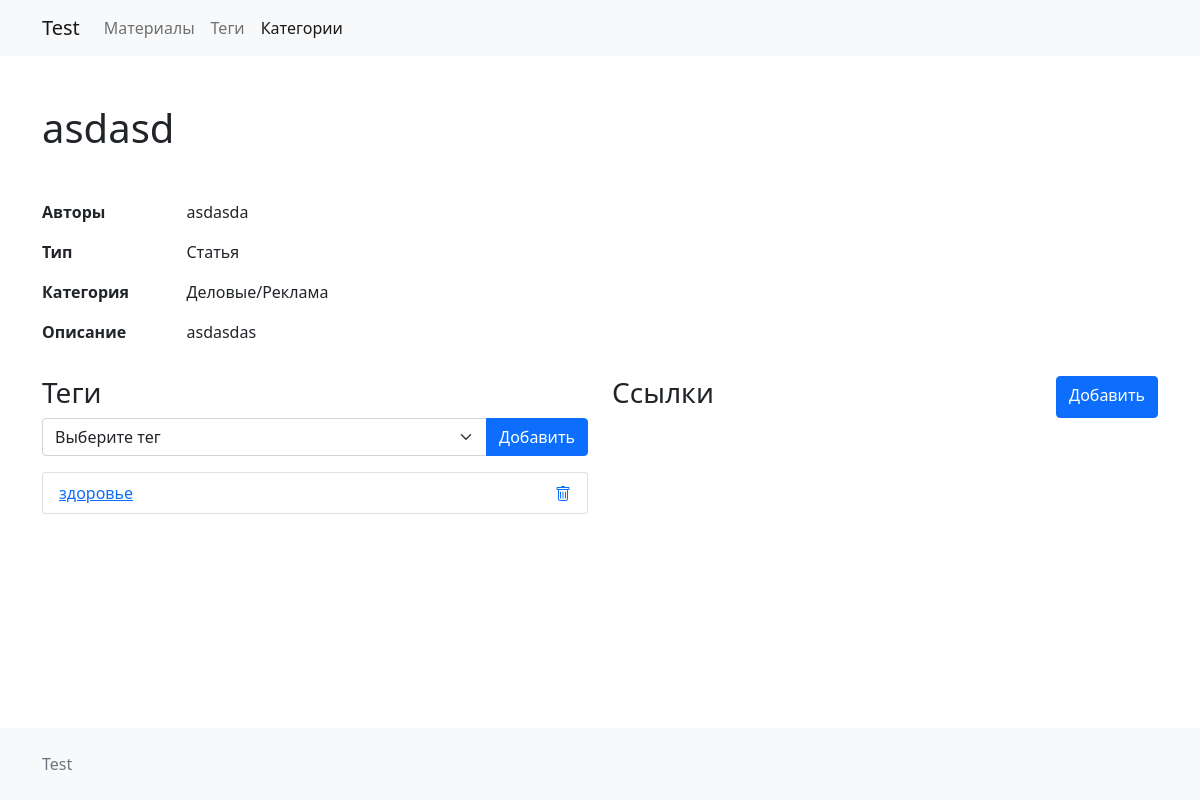
Page /pages/view-material.php?id=54 on the committed database.
### tables this page shows
CREATE TABLE `materials` (
  `id` int NOT NULL AUTO_INCREMENT,
  `name` varchar(200) NOT NULL,
  `author` varchar(200) NOT NULL,
  `type` varchar(45) NOT NULL,
  `category` varchar(200) NOT NULL,
  `description` text NOT NULL,
  `tag` varchar(100) DEFAULT NULL,
  `url_id` int DEFAULT NULL,
  PRIMARY KEY (`id`),
  UNIQUE KEY `id_UNIQUE` (`id`)
);

### connection/Connection.php (called while the page is built, shortened)
<?php
class Connection
{
    public $user = 'root';
    public $password = '';
    public $db = '';
    public function __construct()
    {
        $this->db = new PDO('mysql:host=localhost;dbname=test1', $this->user, $this->password);
    }
    public function leftJoin()
    {
        $this->db = new PDO('mysql:host=localhost;dbname=test1', 'root', '');
        return $items = $this->db->query("SELECT materials.id as material_id, materials.name as material_name, materials.url_id as material_url_id,
	url.id as url_id, url.description as url_description, url.url as url_url FROM materials LEFT JOIN url ON materials.url_id=url.id");
    }
    public function selectById($tableName)
    {
        $id = $_SESSION['id'];
        return $items = $this->db->query("SELECT * FROM $tableName WHERE  `id` = '$id'");
    }
    public function selectByIdMaterials($tableName)
    {
        $id = $_GET['id'] ?? $_SESSION["id"];
        return $item = $this->db->query("SELECT * FROM $tableName WHERE `id`= '$id'");
    }
}

### pages/view-material.php (the view, shortened to what this page needs)
<!doctype html>
<html lang="ru">
<head>
    <link rel="stylesheet" href="../css/bootstrap.min.css">
    <link rel="stylesheet" href="../css/bootstrap-utilities.css">
    <link rel="stylesheet" href="../css/style.css">
</head>
<body>
<div class="main-wrapper">
    <div class="content">
        <?php
        require_once ('../connection/Connection.php');
        ?>
        <?php
        $table = 'materials';
        $res=new Connection();
        $res->selectByIdMaterials($table);
        $item =  $res->selectByIdMaterials($table);
        ?>
        <?php
        foreach ($item
        as $item):
        ?>
        <div class="container">
            <h1 class="my-md-5 my-4"><?= $item['name'] ?></h1>
            <div class="row mb-3">
                <div class="col-lg-6 col-md-8">
                    <div class="d-flex text-break">
                        <p class="col fw-bold mw-25 mw-sm-30 me-2">Авторы</p>
                        <p class="col"><?= $item['author'] ?></p>
                    </div>
                    <div class="d-flex text-break">
                        <p class="col fw-bold mw-25 mw-sm-30 me-2">Тип</p>
                        <p class="col"><?= $item['type'] ?></p>
                    </div>
                    <div class="d-flex text-break">
                        <p class="col fw-bold mw-25 mw-sm-30 me-2">Категория</p>
                        <p class="col"><?= $item['category'] ?></p>
                    </div>
                    <div class="d-flex text-break">
                        <p class="col fw-bold mw-25 mw-sm-30 me-2">Описание</p>
                        <p class="col"><?= $item['description'] ?></p>
                    </div>
                </div>
            </div>
            <?php
            endforeach;
            ?>
            <div class="row">
                <div class="col-md-6">
                    <form>
                        <h3>Теги</h3>
                        <div class="input-group mb-3">
                            <form action="">
                                <select class="form-select" name="tag" id="selectAddTag" aria-label="Добавьте автора">
                                    <option selected>Выберите тег</option>
                                </select>
                            </form>
                            <button class="btn btn-primary" type="submit">Добавить</button>
                        </div>
                    </form>
                    <ul class="list-group mb-4">
                        <?php
                        if (isset($_SESSION["id"])) {
                            $table = 'materials';
                            $res=new Connection();
                            $items=$res->selectById($table);
                        }
                        ?>
                        <?php
                        foreach ($items as $item):
                            ?>
                            <?php
                            if ($item['tag'] != null):
                                ?>
                                <li class="list-group-item list-group-item-action d-flex justify-content-between">
                                    <a href="list-materials.php?tag=<?= $item['tag'] ?>" class="me-3">
                                        <?= $item['tag'] ?>
                                    </a>
                                    <a href="delete.php?tag=<?= $item['tag'] ?>" class="text-decoration-none">
                                    </a></li>
                            <?php endif; ?>
                        <?php endforeach; ?>
                    </ul>
                </div>
                <div class="col-md-6">
                    <div class="d-flex justify-content-between mb-3">
                        <h3>Ссылки</h3>
                        <?php
                        require_once('../connection/Connection.php');
                        ?>
                        <a class="btn btn-primary" href="create-url.php?id=<?= $_SESSION['id'] ?>" role="button">Добавить</a>
                    </div>
                </div>
            </div>
        </div>
    </div>
</div>
</body>

### css/style.css (style rules this page uses)
.main-wrapper { display: flex; flex-direction: column; min-height: 100vh; }
.content { flex: 1 0 auto; }
.mw-25 { max-width: 25%; }
.footer { flex: 0 0 auto; }

### rows in the picture
materials: name "asdasd", author "asdasda", type "Статья", category "Деловые/Реклама", description "asdasdas", tag "здоровье"
